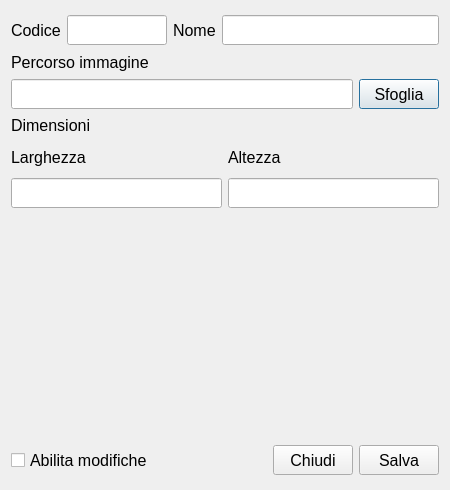
<?xml version="1.0" encoding="UTF-8"?>
<ui version="4.0">
 <class>DrawingClass</class>
 <widget class="QDialog" name="DrawingClass">
  <property name="geometry">
   <rect>
    <x>0</x>
    <y>0</y>
    <width>450</width>
    <height>490</height>
   </rect>
  </property>
  <property name="minimumSize">
   <size>
    <width>450</width>
    <height>490</height>
   </size>
  </property>
  <property name="maximumSize">
   <size>
    <width>450</width>
    <height>490</height>
   </size>
  </property>
  <property name="font">
   <font>
    <pointsize>12</pointsize>
   </font>
  </property>
  <property name="windowTitle">
   <string>Dialog</string>
  </property>
  <layout class="QGridLayout" name="gridLayout">
   <item row="0" column="0">
    <layout class="QVBoxLayout" name="MainContainer">
     <item>
      <layout class="QHBoxLayout" name="CodeNameContainer">
       <item>
        <widget class="QLabel" name="lblCode">
         <property name="minimumSize">
          <size>
           <width>0</width>
           <height>30</height>
          </size>
         </property>
         <property name="maximumSize">
          <size>
           <width>16777215</width>
           <height>30</height>
          </size>
         </property>
         <property name="text">
          <string>Codice</string>
         </property>
        </widget>
       </item>
       <item>
        <widget class="QLineEdit" name="leCode">
         <property name="minimumSize">
          <size>
           <width>100</width>
           <height>30</height>
          </size>
         </property>
         <property name="maximumSize">
          <size>
           <width>100</width>
           <height>30</height>
          </size>
         </property>
        </widget>
       </item>
       <item>
        <widget class="QLabel" name="lblName">
         <property name="minimumSize">
          <size>
           <width>0</width>
           <height>30</height>
          </size>
         </property>
         <property name="maximumSize">
          <size>
           <width>16777215</width>
           <height>30</height>
          </size>
         </property>
         <property name="text">
          <string>Nome</string>
         </property>
        </widget>
       </item>
       <item>
        <widget class="QLineEdit" name="leName">
         <property name="minimumSize">
          <size>
           <width>0</width>
           <height>30</height>
          </size>
         </property>
         <property name="maximumSize">
          <size>
           <width>16777215</width>
           <height>30</height>
          </size>
         </property>
        </widget>
       </item>
      </layout>
     </item>
     <item>
      <widget class="QLabel" name="lblImgPath">
       <property name="minimumSize">
        <size>
         <width>0</width>
         <height>0</height>
        </size>
       </property>
       <property name="maximumSize">
        <size>
         <width>16777215</width>
         <height>22</height>
        </size>
       </property>
       <property name="text">
        <string>Percorso immagine</string>
       </property>
      </widget>
     </item>
     <item>
      <layout class="QHBoxLayout" name="ImgPathContainer">
       <item>
        <widget class="QLineEdit" name="leImgPath">
         <property name="minimumSize">
          <size>
           <width>0</width>
           <height>30</height>
          </size>
         </property>
         <property name="maximumSize">
          <size>
           <width>16777215</width>
           <height>30</height>
          </size>
         </property>
        </widget>
       </item>
       <item>
        <widget class="QPushButton" name="btnImgPath">
         <property name="minimumSize">
          <size>
           <width>0</width>
           <height>30</height>
          </size>
         </property>
         <property name="maximumSize">
          <size>
           <width>16777215</width>
           <height>30</height>
          </size>
         </property>
         <property name="text">
          <string>Sfoglia</string>
         </property>
        </widget>
       </item>
      </layout>
     </item>
     <item>
      <widget class="QLabel" name="lblDimensions">
       <property name="maximumSize">
        <size>
         <width>16777215</width>
         <height>21</height>
        </size>
       </property>
       <property name="text">
        <string>Dimensioni</string>
       </property>
      </widget>
     </item>
     <item>
      <layout class="QHBoxLayout" name="DimContainer">
       <item>
        <layout class="QVBoxLayout" name="WidthContainer">
         <item>
          <widget class="QLabel" name="lblWidth">
           <property name="minimumSize">
            <size>
             <width>0</width>
             <height>30</height>
            </size>
           </property>
           <property name="maximumSize">
            <size>
             <width>16777215</width>
             <height>30</height>
            </size>
           </property>
           <property name="text">
            <string>Larghezza</string>
           </property>
          </widget>
         </item>
         <item>
          <widget class="QLineEdit" name="leWidth">
           <property name="minimumSize">
            <size>
             <width>0</width>
             <height>30</height>
            </size>
           </property>
           <property name="maximumSize">
            <size>
             <width>16777215</width>
             <height>30</height>
            </size>
           </property>
          </widget>
         </item>
        </layout>
       </item>
       <item>
        <layout class="QVBoxLayout" name="HeightContainer">
         <item>
          <widget class="QLabel" name="lblHeight">
           <property name="minimumSize">
            <size>
             <width>0</width>
             <height>30</height>
            </size>
           </property>
           <property name="maximumSize">
            <size>
             <width>16777215</width>
             <height>30</height>
            </size>
           </property>
           <property name="text">
            <string>Altezza</string>
           </property>
          </widget>
         </item>
         <item>
          <widget class="QLineEdit" name="leHeight">
           <property name="minimumSize">
            <size>
             <width>0</width>
             <height>30</height>
            </size>
           </property>
           <property name="maximumSize">
            <size>
             <width>16777215</width>
             <height>30</height>
            </size>
           </property>
          </widget>
         </item>
        </layout>
       </item>
      </layout>
     </item>
     <item>
      <widget class="QLabel" name="lblImgPreview">
       <property name="minimumSize">
        <size>
         <width>430</width>
         <height>225</height>
        </size>
       </property>
       <property name="maximumSize">
        <size>
         <width>430</width>
         <height>225</height>
        </size>
       </property>
       <property name="text">
        <string/>
       </property>
      </widget>
     </item>
     <item>
      <layout class="QHBoxLayout" name="BtnContainer">
       <item>
        <widget class="QCheckBox" name="chbAllowEdit">
         <property name="minimumSize">
          <size>
           <width>0</width>
           <height>30</height>
          </size>
         </property>
         <property name="maximumSize">
          <size>
           <width>16777215</width>
           <height>30</height>
          </size>
         </property>
         <property name="text">
          <string>Abilita modifiche</string>
         </property>
        </widget>
       </item>
       <item>
        <spacer name="horizontalSpacer">
         <property name="orientation">
          <enum>Qt::Orientation::Horizontal</enum>
         </property>
         <property name="sizeHint" stdset="0">
          <size>
           <width>40</width>
           <height>20</height>
          </size>
         </property>
        </spacer>
       </item>
       <item>
        <widget class="QPushButton" name="btnClose">
         <property name="minimumSize">
          <size>
           <width>0</width>
           <height>30</height>
          </size>
         </property>
         <property name="maximumSize">
          <size>
           <width>16777215</width>
           <height>30</height>
          </size>
         </property>
         <property name="text">
          <string>Chiudi</string>
         </property>
        </widget>
       </item>
       <item>
        <widget class="QPushButton" name="btnSave">
         <property name="minimumSize">
          <size>
           <width>0</width>
           <height>30</height>
          </size>
         </property>
         <property name="maximumSize">
          <size>
           <width>16777215</width>
           <height>30</height>
          </size>
         </property>
         <property name="text">
          <string>Salva</string>
         </property>
        </widget>
       </item>
      </layout>
     </item>
    </layout>
   </item>
  </layout>
 </widget>
 <resources/>
 <connections/>
</ui>
